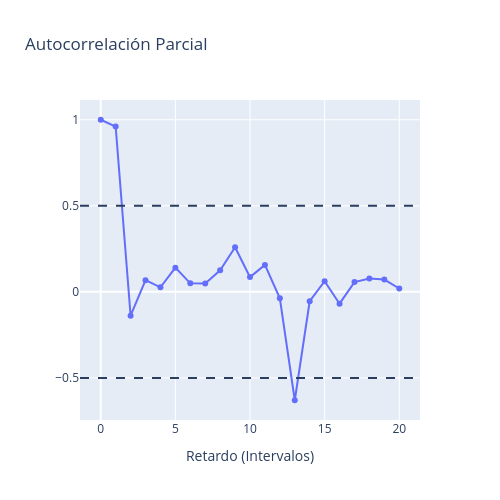

The cell this chart's notebook holds for it:
### Code cell
pacorr = sm.tsa.pacf(df['Min-Max-NumeroPasajeros'], nlags=20)

fig = make_subplots(rows=1, cols=1,
                    shared_xaxes=False,
                    shared_yaxes=True,
                    vertical_spacing=0.08,
                    )

fig.add_trace(go.Scatter(y=pacorr,
                         name="Autocorrelación",
                         mode="markers+lines"),
              row=1, col=1)

fig.add_hline(y=0.5,
              row=1,
              col=1,
              line_dash="dash")

fig.add_hline(y=-0.5,
              row=1,
              col=1,
              line_dash="dash")

fig.update_layout(height=500,
                  width=500,
                  title_text="Autocorrelación Parcial"
                  )

fig['layout']['xaxis1']['title']='Retardo (Intervalos)'
fig.show()

### Figure 1 — Plotly figure (JSON) as saved in the notebook; plotly's stock layout.template omitted (floating-point values rounded to 4 significant figures)
{"data": [{"mode": "markers+lines", "name": "Autocorrelación", "type": "scatter", "xaxis": "x", "y": [1, 0.9604, -0.1382, 0.06811, 0.0262, 0.1406, 0.04945, 0.04882, 0.1252, 0.2595, 0.08591, 0.1564, -0.03722, -0.6298, -0.05446, 0.06205, -0.0687, 0.0568, 0.07794, 0.07155, 0.0196], "yaxis": "y"}], "layout": {"height": 500, "shapes": [{"line": {"dash": "dash"}, "type": "line", "x0": 0, "x1": 1, "xref": "x domain", "y0": 0.5, "y1": 0.5, "yref": "y"}, {"line": {"dash": "dash"}, "type": "line", "x0": 0, "x1": 1, "xref": "x domain", "y0": -0.5, "y1": -0.5, "yref": "y"}], "title": {"text": "Autocorrelación Parcial"}, "width": 500, "xaxis": {"anchor": "y", "domain": [0, 1], "title": {"text": "Retardo (Intervalos)"}}, "yaxis": {"anchor": "x", "domain": [0, 1]}}}
